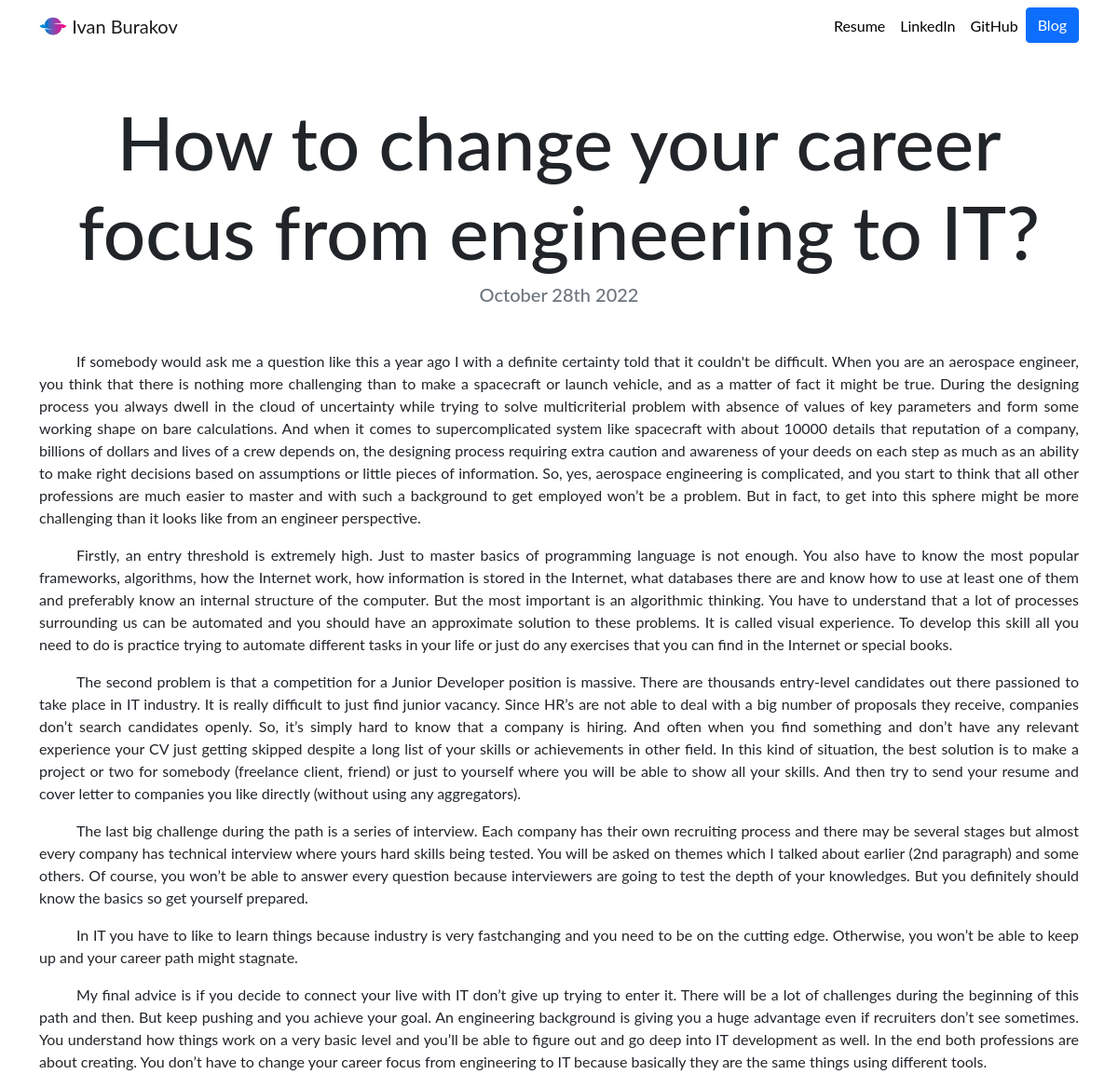
Before: /blog/1/ with the older database file.
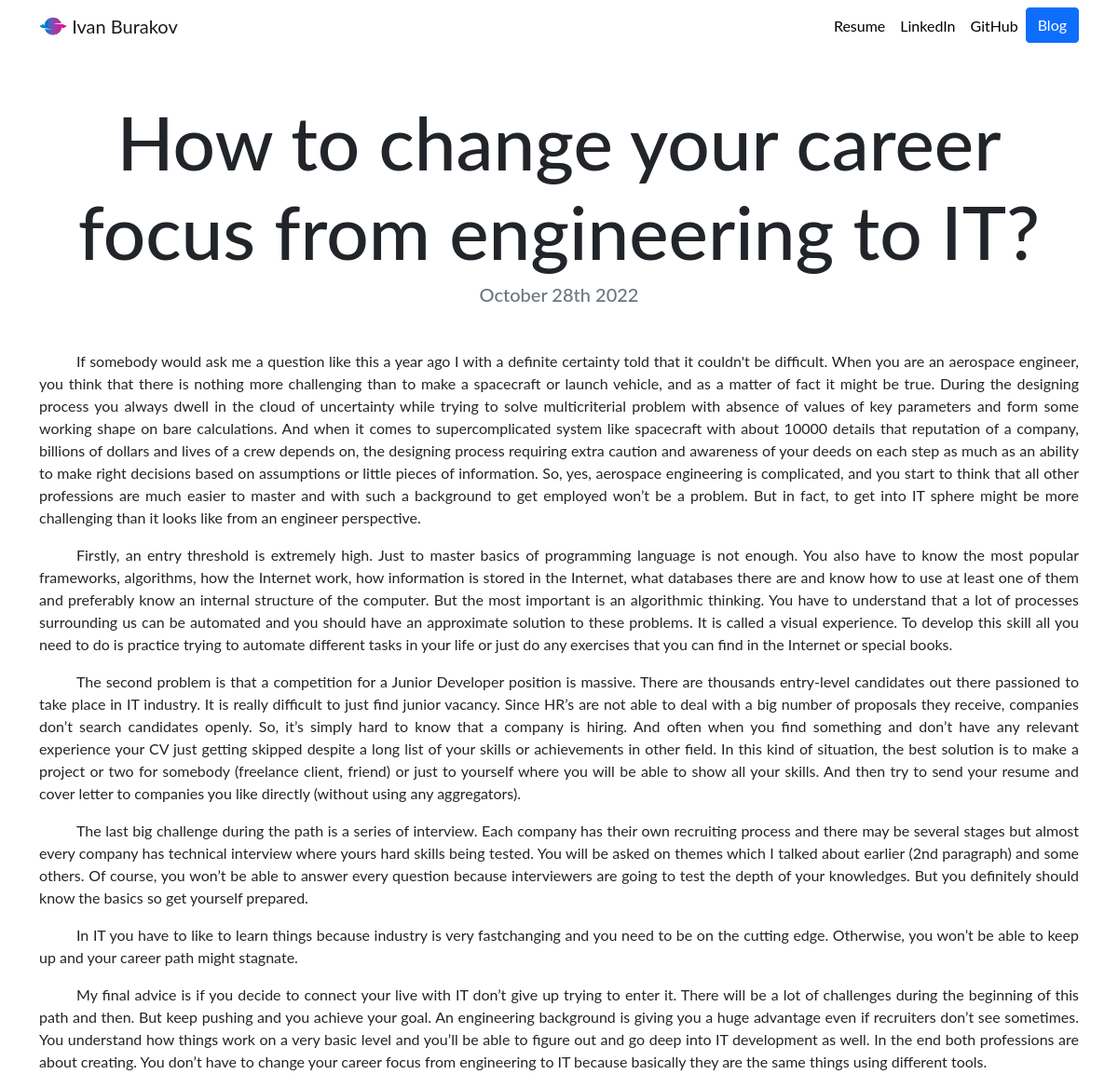
After: the same page with the newer database file.
### blog/models.py (models this page shows, shortened)
class Blog(models.Model):
    title = models.CharField(max_length=200)
    date = models.DateField(auto_now = True)
    description = models.TextField()

### blog/views.py (the view)
# urls.py: path('<int:blog_id>/', views.detail, name = 'detail'),
def detail(request, blog_id):
    blog = get_object_or_404(Blog, pk = blog_id)
    return render(request, 'blog/detail.html', {'blog': blog})

### blog/templates/blog/detail.html
{% extends 'portfolio/head.html' %}
{% load static %}
{% block content %}
<h1 class="text-center mt-5" id="blogdetailtitle">{{ blog.title }}</h1>
<h5 class="text-center text-muted mb-5">{{ blog.date|date:'F jS Y' }}</h5>
<p align="justify">{{ blog.description|safe }}</p>
{% endblock %}

Changed rows visible on the page:
changed Blog "How to change your career focus from engineering to IT?": description "…fact, to get into this sphere might be more challenging than it looks like from an engineer perspective. Firstly, an entry threshold is extremely high. Just to master basics of programming language is not enough. You also have to know the most popular frameworks, algorithms, how the Internet work, how information is stored in the Internet, what databases there are and know how to use at least one of them and preferably know an internal structure of the computer. But the most important is an algorithmic thinking. You have to understand that a lot of processes surrounding us can be automated and you should have an approximate solution to these problems. It is called visual experience. To…" → "…fact, to get into IT sphere might be more challenging than it looks like from an engineer perspective. Firstly, an entry threshold is extremely high. Just to master basics of programming language is not enough. You also have to know the most popular frameworks, algorithms, how the Internet work, how information is stored in the Internet, what databases there are and know how to use at least one of them and preferably know an internal structure of the computer. But the most important is an algorithmic thinking. You have to understand that a lot of processes surrounding us can be automated and you should have an approximate solution to these problems. It is called a visual experience. To…"
